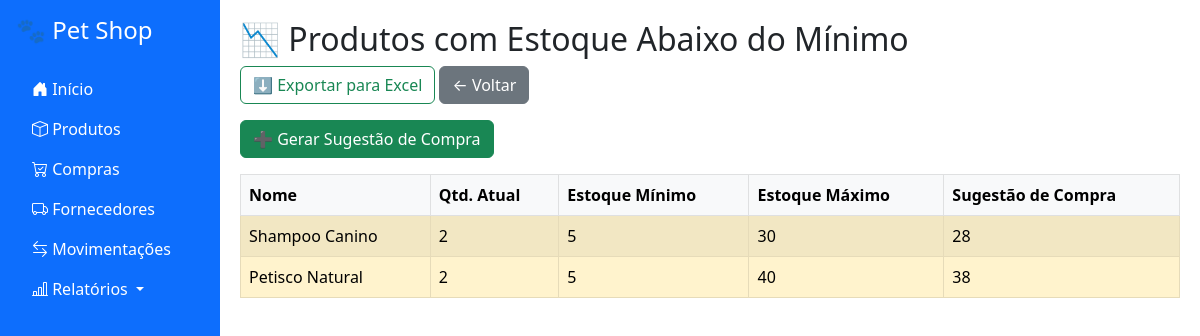
The app's page /relatorios/estoque-baixo with its own data.
### app/models.py (models this page shows)
class Produto(db.Model):
    id = db.Column(db.Integer, primary_key=True)
    nome = db.Column(db.String(100), nullable=False)
    lote = db.Column(db.String(50))
    validade = db.Column(db.Date)
    quantidade = db.Column(db.Integer, default=0)
    estoque_minimo = db.Column(db.Integer, default=10)
    estoque_maximo = db.Column(db.Integer, default=100)

### app/routes.py (the view)
@app.route("/relatorios/estoque-baixo")
def relatorio_estoque_baixo():
    produtos = Produto.query.filter(Produto.quantidade < Produto.estoque_minimo).all()
    return render_template("relatorio_estoque_baixo.html", produtos=produtos)

### app/templates/relatorio_estoque_baixo.html
{% extends "base.html" %}
{% block content %}
<h2>📉 Produtos com Estoque Abaixo do Mínimo</h2>
<a href="{{ url_for('exportar_estoque_baixo') }}" class="btn btn-outline-success mb-3">
    ⬇️ Exportar para Excel
</a>
<a class="btn btn-secondary mb-3" href="{{ url_for('listar_produtos') }}">← Voltar</a>
<form action="{{ url_for('sugestao_compra') }}" method="post">
    <button type="submit" class="btn btn-success mb-3">
        ➕ Gerar Sugestão de Compra
    </button>
</form>
{% if produtos %}
<table class="table table-bordered table-striped">
    <thead class="table-light">
        <tr>
            <th>Nome</th>
            <th>Qtd. Atual</th>
            <th>Estoque Mínimo</th>
            <th>Estoque Máximo</th>
            <th>Sugestão de Compra</th>
        </tr>
    </thead>
    <tbody>
        {% for p in produtos %}
        <tr class="table-warning">
            <td>{{ p.nome }}</td>
            <td>{{ p.quantidade }}</td>
            <td>{{ p.estoque_minimo }}</td>
            <td>{{ p.estoque_maximo }}</td>
            <td>
                {% set sugerido = p.estoque_maximo - p.quantidade %}
                {{ sugerido if sugerido > 0 else 0 }}
            </td>
        </tr>
        {% endfor %}
    </tbody>
</table>
{% else %}
<div class="alert alert-success">
    ✅ Todos os produtos estão com estoque adequado!
</div>
{% endif %}
{% endblock %}

### app/templates/base.html (style rules this page uses)
body { display: flex; }

### records on screen
Produto: nome "Shampoo Canino", quantidade "2", estoque_minimo "5", estoque_maximo "30", sugerido "28"
Produto: nome "Petisco Natural", quantidade "2", estoque_minimo "5", estoque_maximo "40", sugerido "38"
